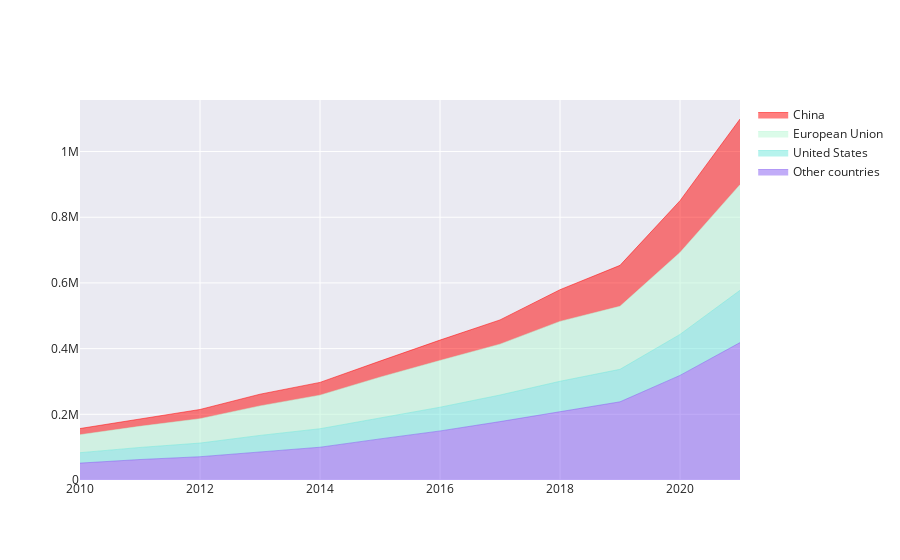

Notebook source saved alongside this figure:
### Code cell
import plotly.graph_objects as go

fig = go.Figure()
fig.add_trace(
    go.Scatter(
        name="Other countries",
        x=df_country_year.index,
        y=df_country_year["other"],
        mode='lines',
        line=dict(width=0.5, color='rgb(131, 90, 241)'),
        stackgroup='one' # define stack group
    ),
) # fill down to xaxis

fig.add_trace(
    go.Scatter(
        name="United States",
        x=df_country_year.index,
        y=df_country_year["United States"],
        mode='lines',
        line=dict(width=0.5, color='rgb(111, 231, 219)'),
        stackgroup='one' # define stack group
    )
)

fig.add_trace(
    go.Scatter(
        name="European Union",
        x=df_country_year.index,
        y=df_country_year["EU"],
        mode='lines',
        line=dict(width=0.5, color='rgb(184, 247, 212)'),
        stackgroup='one'
    )
)

fig.add_trace(
    go.Scatter(
        name="China",
        x=df_country_year.index,
        y=df_country_year["China"],
        mode='lines',
        line=dict(width=0.5, color='rgb(255, 0, 0)'),
        stackgroup='one'
    )
)
fig.update_layout(template="seaborn")
fig.show()

### Figure 1 — Plotly figure (JSON) as saved in the notebook; plotly's stock layout.template omitted (floating-point values rounded to 4 significant figures)
{"data": [{"line": {"color": "rgb(131, 90, 241)", "width": 0.5}, "mode": "lines", "name": "Other countries", "stackgroup": "one", "x": [2010, 2011, 2012, 2013, 2014, 2015, 2016, 2017, 2018, 2019, 2020, 2021], "y": [51435, 62317, 70833, 85614, 99788, 125112, 149309, 177787, 208065, 238040, 318424, 418386], "type": "scatter"}, {"line": {"color": "rgb(111, 231, 219)", "width": 0.5}, "mode": "lines", "name": "United States", "stackgroup": "one", "x": [2010, 2011, 2012, 2013, 2014, 2015, 2016, 2017, 2018, 2019, 2020, 2021], "y": [31706, 36793, 41677, 50113, 56341, 63943, 72246, 80904, 92484, 98939, 124852, 159185], "type": "scatter"}, {"line": {"color": "rgb(184, 247, 212)", "width": 0.5}, "mode": "lines", "name": "European Union", "stackgroup": "one", "x": [2010, 2011, 2012, 2013, 2014, 2015, 2016, 2017, 2018, 2019, 2020, 2021], "y": [54644, 64302, 74028, 89804, 102122, 124003, 142251, 154857, 182380, 191760, 249288, 321558], "type": "scatter"}, {"line": {"color": "rgb(255, 0, 0)", "width": 0.5}, "mode": "lines", "name": "China", "stackgroup": "one", "x": [2010, 2011, 2012, 2013, 2014, 2015, 2016, 2017, 2018, 2019, 2020, 2021], "y": [18951, 22280, 28210, 35717, 38940, 49003, 62163, 73855, 96454, 124729, 157773, 199973], "type": "scatter"}], "layout": {}}
